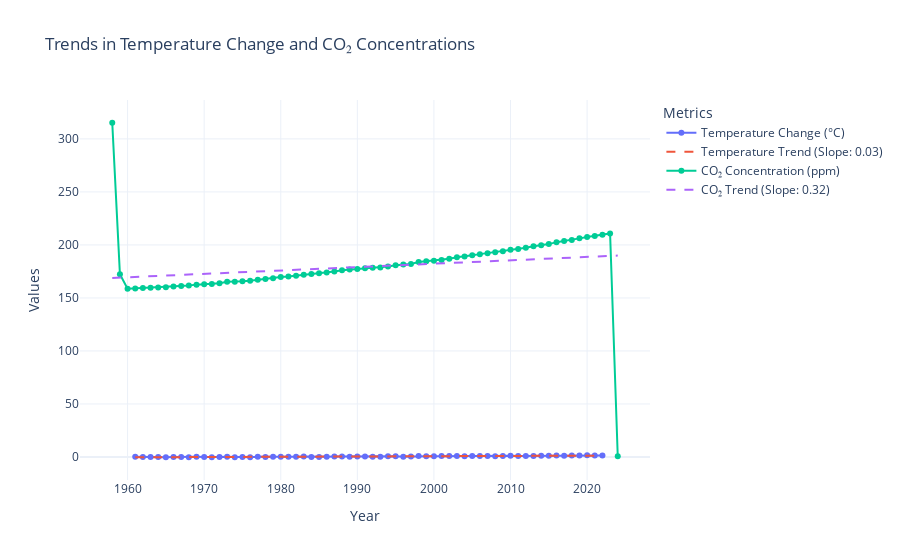

This figure's notebook cell:
### Code cell
fig_trends = go.Figure()

fig_trends.add_trace(go.Scatter(
    x=temperature_years.index, y=temperature_years.values,
    mode='lines+markers', name="Temperature Change (°C)"
))
fig_trends.add_trace(go.Scatter(
    x=temperature_years.index, y=temp_trend_line,
    mode='lines', name=f"Temperature Trend (Slope: {temp_trend.slope:.2f})", line=dict(dash='dash')
))
fig_trends.add_trace(go.Scatter(
    x=co2_yearly.index, y=co2_yearly.values,
    mode='lines+markers', name="CO₂ Concentration (ppm)"
))
fig_trends.add_trace(go.Scatter(
    x=co2_yearly.index, y=co2_trend_line,
    mode='lines', name=f"CO₂ Trend (Slope: {co2_trend.slope:.2f})", line=dict(dash='dash')
))

fig_trends.update_layout(
    title="Trends in Temperature Change and CO₂ Concentrations",
    xaxis_title="Year",
    yaxis_title="Values",
    template="plotly_white",
    legend_title="Metrics"
)
fig_trends.show()
